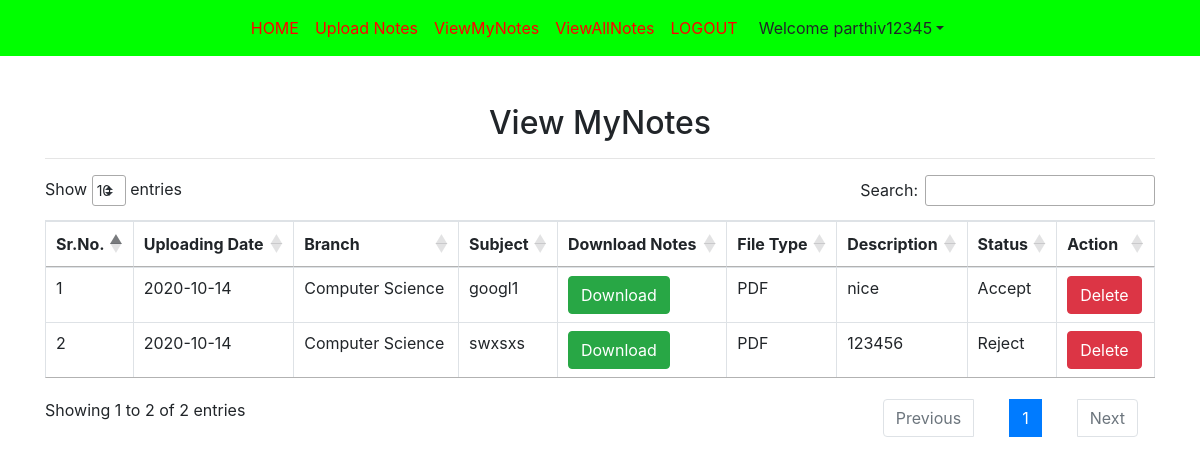
Screenshot of /view_mynotes/ (signed in) with the database file from the repository.
### notes/models.py (models this page shows, shortened)
class Notes(models.Model):
    user=models.ForeignKey(User,on_delete=models.CASCADE)
    uploadingdate=models.CharField(max_length=30)
    branch=models.CharField(max_length=30)
    subject=models.CharField(max_length=30)
    notesfile=models.FileField(null=True)
    filetype=models.CharField(max_length=30)
    description=models.CharField(max_length=200,null=True)
    status=models.CharField(max_length=15,null=True)

### notes/views.py (the view)
# urls.py: path('view_mynotes/',view_mynotes,name='view_mynotes'),
def view_mynotes(request):
    if not request.user.is_authenticated:
        return redirect('userlogin')
    user=User.objects.get(id=request.user.id)
    notes=Notes.objects.filter(user=user)
    d={'notes':notes}
    return render(request,'view_mynotes.html',d)

### notes/templates/view_mynotes.html (shortened to what this page needs)
{% extends 'usernavigation.html' %}
{% block body %}
{% load static %}
 <link rel="stylesheet" href="https://cdnjs.cloudflare.com/ajax/libs/twitter-bootstrap/4.5.2/css/bootstrap.css">
 <link rel="stylesheet" href="https://cdn.datatables.net/1.10.22/css/dataTables.bootstrap4.min.css">
<div class="container mt-5">
            <h2 class="text-center">View MyNotes</h2>
            <hr>
            <table class="table table-bordered"  id="example">
                <thead>
                    <tr>
                        <th>Sr.No.</th>
                        <th>Uploading Date</th>
                        <th>Branch</th>
                        <th>Subject</th>
                        <th>Download Notes</th>
                        <th>File Type</th>
                        <th>Description</th>
                        <th>Status</th>
                        <th>Action</th>
                    </tr>
                       </thead>
                       <tbody>
                    {% for i in notes %}
                    <tr>
                        <td>{{forloop.counter}}</td>
                        <td>{{i.uploadingdate}}</td>
                        <td>{{i.branch}}</td>
                        <td>{{i.subject}}</td>
                        <td><a href="{{i.notesfile.url}}" download="{{i.notesfile}}" class="btn btn-success">Download</a></td>
                        <td>{{i.filetype}}</td>
                        <td>{{i.description}}</td>
                        <td>{{i.status}}</td>
                        <td><a href="{% url 'delete_mynotes' i.id %}" class="btn btn-danger" onclick="return confirm('Are You Sure You want to delete?')">Delete</a></td>
                    </tr>
                    {% endfor %}
                </tbody>
            </table>
{% endblock %}

### notes/templates/usernavigation.html (shortened to what this page needs)
<!DOCTYPE html>
<html lang="en">
<head>
    {% load static %}
    <link rel="stylesheet" href="https://maxcdn.bootstrapcdn.com/bootstrap/4.3.1/css/bootstrap.min.css">
    <link rel="stylesheet" href="https://use.fontawesome.com/releases/v5.6.3/css/all.css"
>
</head>
<link rel="stylesheet" type="text/css" href="{% static 'css/mystyle.css' %}">
<link rel="stylesheet" href="https://cdn.datatables.net/1.10.22/css/jquery.dataTables.min.css">
<link rel="stylesheet" href="https://cdn.datatables.net/buttons/1.6.4/css/buttons.dataTables.min.css">
<link rel="stylesheet" type="text/css" href="{% static 'css/mystyle.css' %}">
</head>
<body>
    <nav class="navbar navbar-expand-sm justify-content-center" style="background-color:lime;">
        <ul class="navbar-nav">
            <li class="navbar-item"><a href="{% url 'profile'%}" class="nav-link">HOME</a></li>
            <li class="navbar-item"><a href="{% url 'upload_notes'%}" class="nav-link">Upload Notes</a></li>
            <li class="navbar-item"><a href="{% url 'view_mynotes'%}" class="nav-link">ViewMyNotes</a></li>
            <li class="navbar-item"><a href="{% url 'viewallnotes'%}" class="nav-link">ViewAllNotes</a></li>
            <li class="navbar-item"><a href="{% url 'logout' %}" class="nav-link">LOGOUT</a></li>
            <div class="btn-group">
                <button type="button" class="btn bnt-primary dropdown-toggle" data-toggle="dropdown">Welcome
                    {{request.user.first_name}}</button>
            </div>
        </ul>
    </nav>
</body>
</html>
{% block body %}
{% endblock %}

### notes/static/css/mystyle.css (style rules this page uses)
.nav-link { color:red; }

### rows the page displays
Notes: uploadingdate "2020-10-14", branch "Computer Science", subject "googl1", filetype "PDF", description "nice", status "Accept"
Notes: uploadingdate "2020-10-14", branch "Computer Science", subject "swxsxs", filetype "PDF", description "123456", status "Reject"

### other values shown
{{ request.user.first_name }} "parthiv12345"
